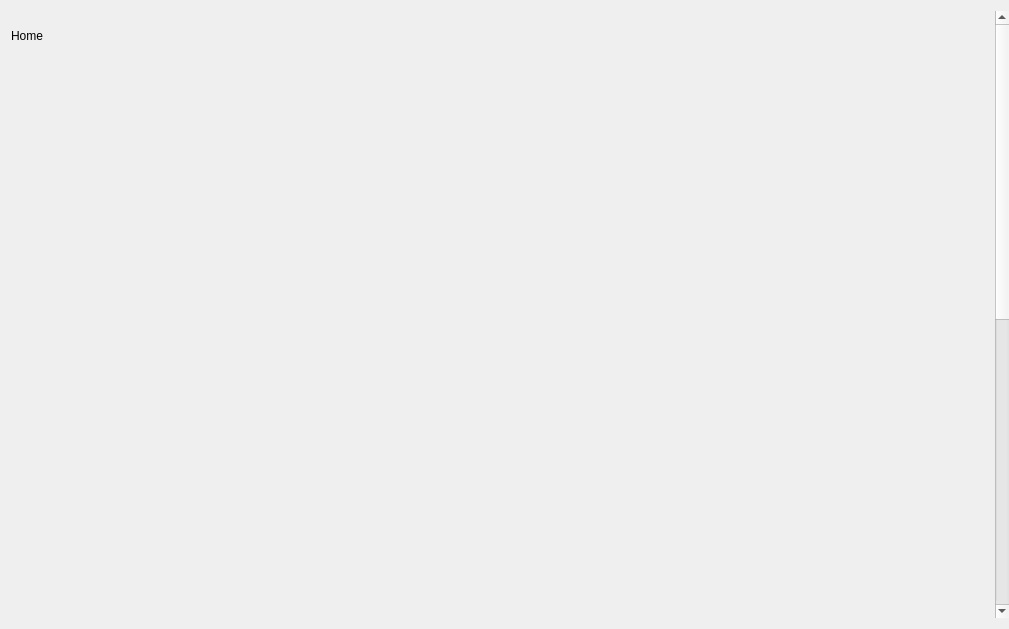
<?xml version="1.0" encoding="UTF-8"?>
<ui version="4.0">
 <class>HomePage</class>
 <widget class="QWidget" name="HomePage">
  <property name="geometry">
   <rect>
    <x>0</x>
    <y>0</y>
    <width>1009</width>
    <height>629</height>
   </rect>
  </property>
  <property name="windowTitle">
   <string>Form</string>
  </property>
  <property name="autoFillBackground">
   <bool>true</bool>
  </property>
  <layout class="QVBoxLayout" name="verticalLayout">
   <property name="rightMargin">
    <number>0</number>
   </property>
   <item>
    <widget class="QScrollArea" name="scrollArea">
     <property name="frameShape">
      <enum>QFrame::NoFrame</enum>
     </property>
     <property name="verticalScrollBarPolicy">
      <enum>Qt::ScrollBarAlwaysOn</enum>
     </property>
     <property name="horizontalScrollBarPolicy">
      <enum>Qt::ScrollBarAlwaysOff</enum>
     </property>
     <property name="widgetResizable">
      <bool>true</bool>
     </property>
     <widget class="QWidget" name="scrollAreaWidget">
      <property name="geometry">
       <rect>
        <x>0</x>
        <y>0</y>
        <width>982</width>
        <height>1194</height>
       </rect>
      </property>
      <property name="sizePolicy">
       <sizepolicy hsizetype="Preferred" vsizetype="Expanding">
        <horstretch>0</horstretch>
        <verstretch>0</verstretch>
       </sizepolicy>
      </property>
      <layout class="QVBoxLayout" name="verticalLayout_2">
       <property name="spacing">
        <number>0</number>
       </property>
       <property name="leftMargin">
        <number>0</number>
       </property>
       <property name="topMargin">
        <number>0</number>
       </property>
       <property name="rightMargin">
        <number>24</number>
       </property>
       <property name="bottomMargin">
        <number>0</number>
       </property>
       <item>
        <widget class="QLabel" name="homePageTitleLabel">
         <property name="sizePolicy">
          <sizepolicy hsizetype="Preferred" vsizetype="Fixed">
           <horstretch>0</horstretch>
           <verstretch>0</verstretch>
          </sizepolicy>
         </property>
         <property name="minimumSize">
          <size>
           <width>0</width>
           <height>50</height>
          </size>
         </property>
         <property name="styleSheet">
          <string notr="true">font: 36pt &quot;Arial&quot;;
font: 36pt &quot;Hei&quot;;
font: 36pt &quot;Heiti SC&quot;;</string>
         </property>
         <property name="text">
          <string>Home</string>
         </property>
        </widget>
       </item>
       <item>
        <widget class="CardListWidget" name="recentWidget" native="true">
         <property name="sizePolicy">
          <sizepolicy hsizetype="Preferred" vsizetype="Expanding">
           <horstretch>0</horstretch>
           <verstretch>0</verstretch>
          </sizepolicy>
         </property>
         <property name="minimumSize">
          <size>
           <width>0</width>
           <height>286</height>
          </size>
         </property>
        </widget>
       </item>
       <item>
        <widget class="CardListWidget" name="newestWidget" native="true">
         <property name="sizePolicy">
          <sizepolicy hsizetype="Preferred" vsizetype="Expanding">
           <horstretch>0</horstretch>
           <verstretch>0</verstretch>
          </sizepolicy>
         </property>
         <property name="minimumSize">
          <size>
           <width>0</width>
           <height>286</height>
          </size>
         </property>
        </widget>
       </item>
       <item>
        <widget class="CardListWidget" name="frequentWidget" native="true">
         <property name="sizePolicy">
          <sizepolicy hsizetype="Preferred" vsizetype="Expanding">
           <horstretch>0</horstretch>
           <verstretch>0</verstretch>
          </sizepolicy>
         </property>
         <property name="minimumSize">
          <size>
           <width>0</width>
           <height>286</height>
          </size>
         </property>
        </widget>
       </item>
       <item>
        <widget class="CardListWidget" name="randomWidget" native="true">
         <property name="sizePolicy">
          <sizepolicy hsizetype="Preferred" vsizetype="Expanding">
           <horstretch>0</horstretch>
           <verstretch>0</verstretch>
          </sizepolicy>
         </property>
         <property name="minimumSize">
          <size>
           <width>0</width>
           <height>286</height>
          </size>
         </property>
        </widget>
       </item>
      </layout>
     </widget>
    </widget>
   </item>
  </layout>
 </widget>
 <customwidgets>
  <customwidget>
   <class>CardListWidget</class>
   <extends>QWidget</extends>
   <header>CardWidget/cardlistwidget.h</header>
   <container>1</container>
  </customwidget>
 </customwidgets>
 <resources/>
 <connections/>
</ui>
